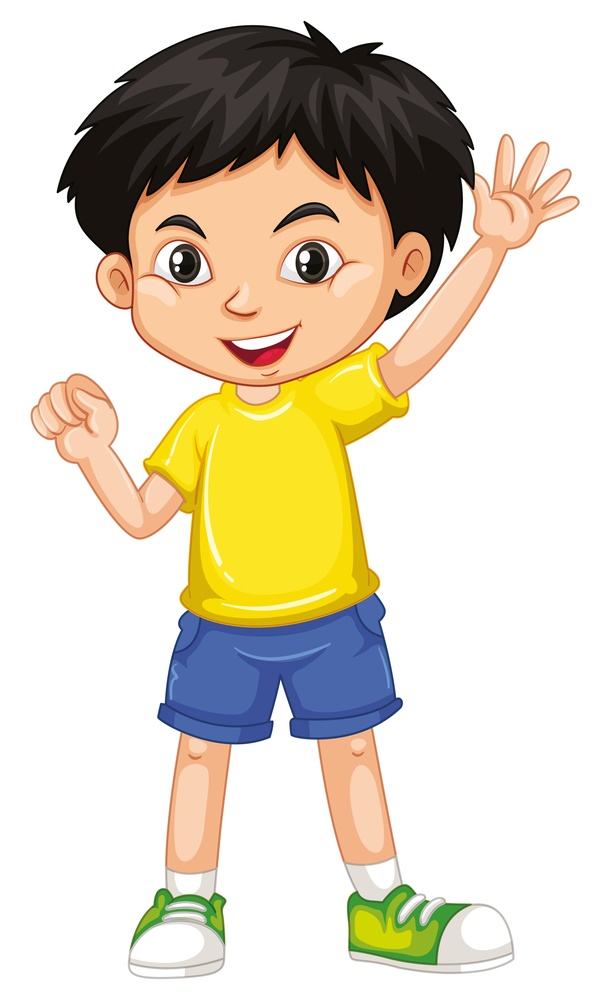
#> input picture boy.jpg, 611 x 1000 px, shrunk from 3972 x 6500 before the run
$ jupyter execute 'Day16 Matplot Lib.ipynb'
#> lines starting #> are read from the running program, lines starting #| are printed output that depends on the picture
[cell 1]
import matplotlib.pyplot as plt

[cell 2]
x=[1,2,3]
y=[4,5,6]
plt.plot(x,y, marker="o")
plt.plot(x, marker=">")
plt.plot(y, marker="<")
plt.show()
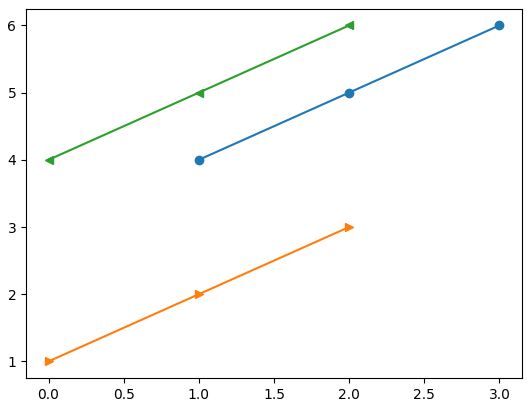
#> figure drawn by matplotlib, 1 panel

# Bar Graph

[cell 3]
x=[1,2,3]
y=[4,5,6]
c=['r','g','b']
plt.bar(x,y,color=c)
plt.show()
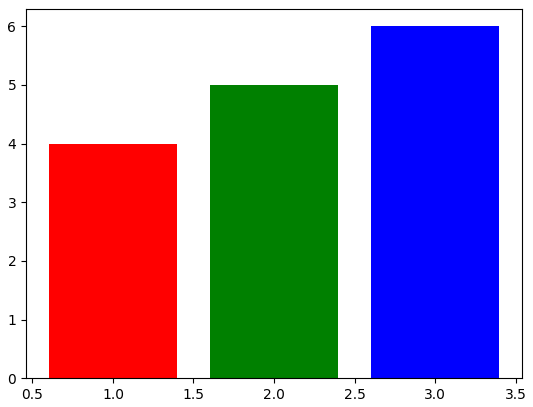
#> figure drawn by matplotlib, 1 panel; tallest bar 6 high, from x = 2.6 to 3.4

[cell 4]
import numpy as np

[cell 5]
x=[1,2,3]
y=[4,5,6]
c=['r','g','b']
plt.barh(x,y,color=c)
plt.show()
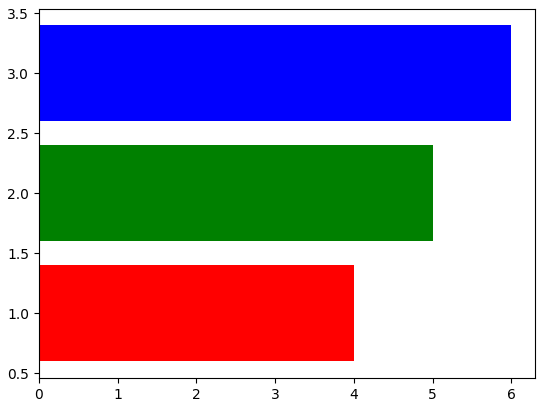
#> figure drawn by matplotlib, 1 panel

[cell 6]
x=np.array(["A","B","c"])
y=np.array([2,4,6])
plt.barh(x,y,color="red")
plt.show()
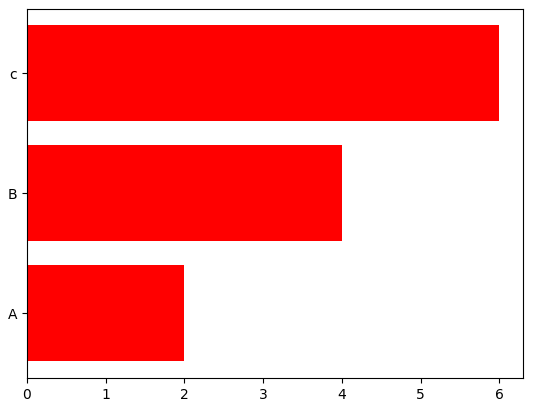
#> figure drawn by matplotlib, 1 panel

[cell 7]
x=np.array(["A","B","c"])
y=np.array([2,4,6])
plt.barh(x,y,color="green", height=0.2)
plt.show()
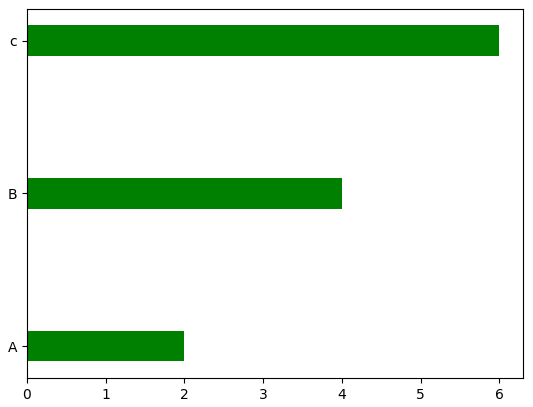
#> figure drawn by matplotlib, 1 panel

# Scatter Plot

[cell 8]
import matplotlib.pyplot as plt

[cell 9]
x=[1,3,5,7,9]

[cell 10]
y=[2,3,2,6,8]

[cell 11]
plt.title("Scatter Plot")
plt.xlabel("month")
plt.ylabel("numbers")
c=["red","magenta","yellow","green","blue"]
plt.scatter(x,y, color=c)
plt.show()
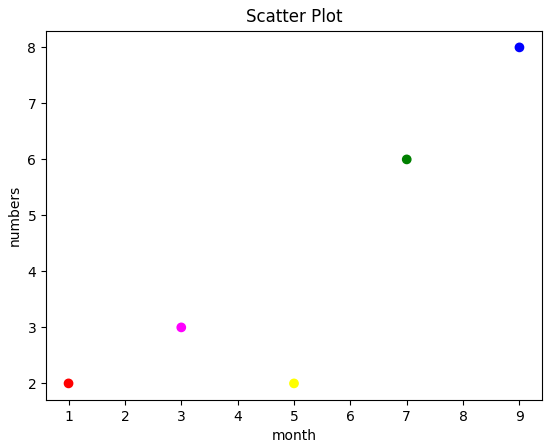
#> figure drawn by matplotlib, 1 panel

[cell 12]
plt.title("Scatter Plot")
plt.xlabel("month")
plt.ylabel("numbers")
c=["red","magenta","yellow","green","blue"]
plt.scatter(x,y, color=c, s=150)
plt.show()

# Day 17, Part 2 , Matplotlib library

[cell 13]
import matplotlib.pyplot as plt

[cell 14]
#importing libraries

[cell 15]
import numpy as np
import matplotlib.pyplot as plt
from PIL import Image
fname=r'boy.jpg'

[cell 16]
#opening image using PIL
image = Image.open(fname).convert('L')
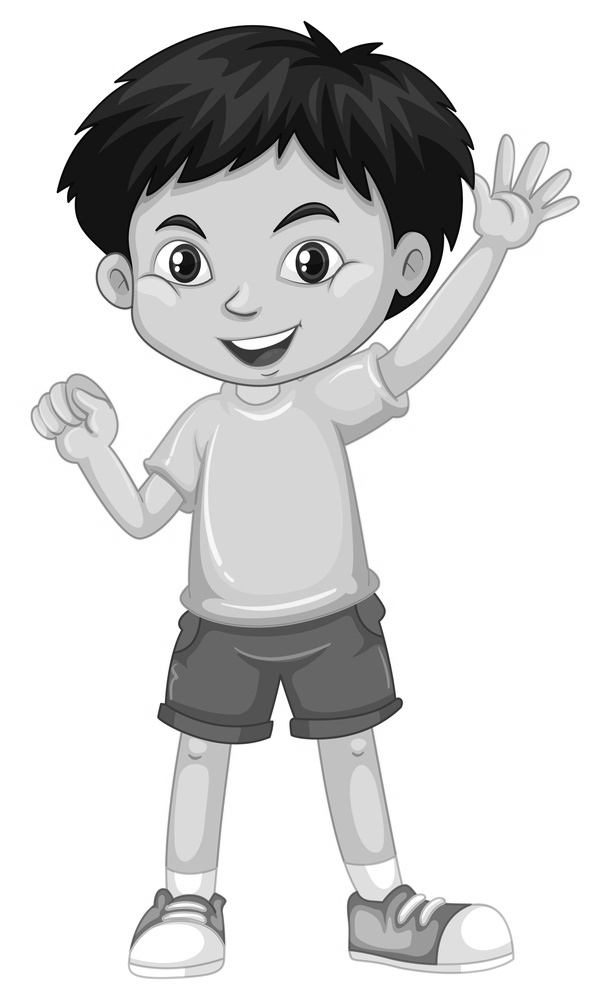
#> image: PIL image 611x1000 L; min 0, max 255, mean 212.2

#mapping image to grayscale
plt.imshow(image, cmap='gray')
plt.show()

[cell 17]
#opening image using PIL
image = Image.open(fname).convert('L')

#mapping image to grayscale
plt.imshow(image, cmap='PiYG')
plt.show()

[cell 18]
#opening image using PIL
image = Image.open(fname).convert('RGB')
#> image is the input picture: PIL image 611x1000 RGB; mean R, G, B 220.7, 211.7, 192.7

#mapping image to original
plt.imshow(image)
plt.show()

[cell 19]
#opening image using PIL
image = Image.open(fname).convert('L')
#mapping image to grayscale or desired colour
plt.title("Small Boy")
plt.xlabel("Length")
plt.ylabel("Breadth")
plt.imshow(image, cmap='gist_heat_r')
plt.grid()
plt.show()

# Matplotlib PIE

[cell 20]
import matplotlib.pyplot as plt

[cell 21]
x=[10,20,30,40]
y=['english','hindi','math','science']
plt.pie(x,labels=y)
plt.show()
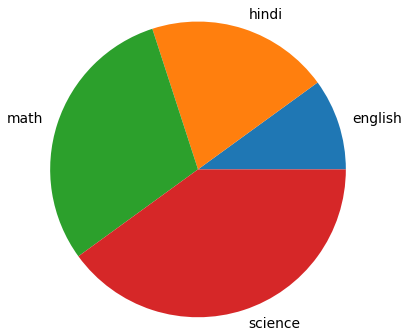
#> figure drawn by matplotlib, 1 panel

[cell 22]
x=[10,20,30,40]
y=['english','hindi','math','science']
c=['red','magenta','blue','green']
plt.pie(x,labels=y, colors=c)
plt.legend()
plt.show()
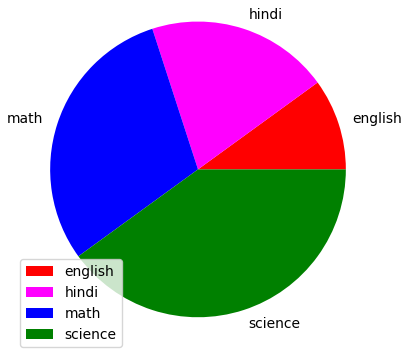
#> figure drawn by matplotlib, 1 panel
